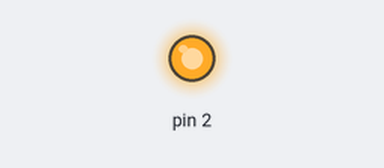
Bench run of a sketch on a simulated Arduino Uno, built with avr-gcc and run on an emulated ATmega328P. On the bench: output pins drawn as LEDs (lit = HIGH).

Above: at 0.1 s.
Timing chart, 0 to 1.6 s (numbered marks = the images above):
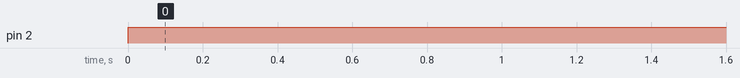

The sketch:

ep7-2.ino
```cpp
void setup() {
  pinMode(2, OUTPUT);

}

void loop() {
  analogWrite(2, 128);  //0% is 0, 25% is 64, 50% is 127, 75% is 191, 100% is 255 (resister 150 Ohm)
  delay(100);

}
```

Measured:
- by itself, pin 2: LOW → HIGH at 0.00 s
